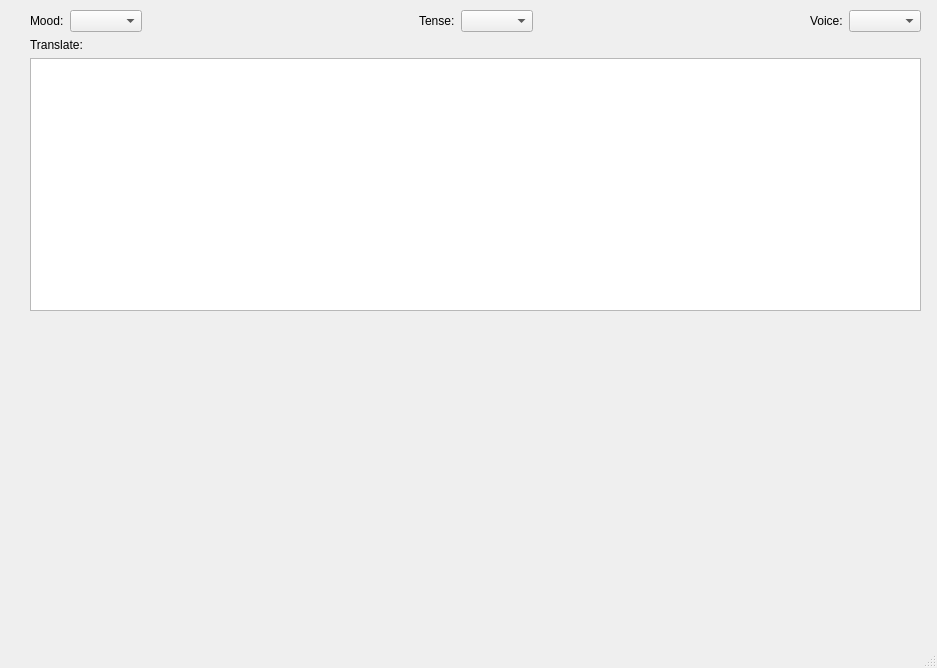
<?xml version="1.0" encoding="UTF-8"?>
<ui version="4.0">
 <class>MainWindow</class>
 <widget class="QMainWindow" name="MainWindow">
  <property name="geometry">
   <rect>
    <x>0</x>
    <y>0</y>
    <width>937</width>
    <height>668</height>
   </rect>
  </property>
  <property name="windowTitle">
   <string>MainWindow</string>
  </property>
  <widget class="QWidget" name="centralwidget">
   <widget class="QWidget" name="">
    <property name="geometry">
     <rect>
      <x>30</x>
      <y>10</y>
      <width>891</width>
      <height>301</height>
     </rect>
    </property>
    <layout class="QVBoxLayout" name="verticalLayout_2">
     <item>
      <layout class="QHBoxLayout" name="horizontalLayout">
       <item>
        <layout class="QHBoxLayout" name="horizontalLayout_mood">
         <item>
          <widget class="QLabel" name="label_mood">
           <property name="text">
            <string>Mood:</string>
           </property>
          </widget>
         </item>
         <item>
          <widget class="QComboBox" name="comboBox_mood"/>
         </item>
        </layout>
       </item>
       <item>
        <spacer name="horizontalSpacer">
         <property name="orientation">
          <enum>Qt::Horizontal</enum>
         </property>
         <property name="sizeHint" stdset="0">
          <size>
           <width>40</width>
           <height>20</height>
          </size>
         </property>
        </spacer>
       </item>
       <item>
        <layout class="QHBoxLayout" name="horizontalLayout_tense">
         <item>
          <widget class="QLabel" name="label_tense">
           <property name="text">
            <string>Tense:</string>
           </property>
          </widget>
         </item>
         <item>
          <widget class="QComboBox" name="comboBox_tense"/>
         </item>
        </layout>
       </item>
       <item>
        <spacer name="horizontalSpacer_2">
         <property name="orientation">
          <enum>Qt::Horizontal</enum>
         </property>
         <property name="sizeHint" stdset="0">
          <size>
           <width>40</width>
           <height>20</height>
          </size>
         </property>
        </spacer>
       </item>
       <item>
        <layout class="QHBoxLayout" name="horizontalLayout_voice">
         <item>
          <widget class="QLabel" name="label_voice">
           <property name="text">
            <string>Voice:</string>
           </property>
          </widget>
         </item>
         <item>
          <widget class="QComboBox" name="comboBox_voice"/>
         </item>
        </layout>
       </item>
      </layout>
     </item>
     <item>
      <layout class="QVBoxLayout" name="verticalLayout">
       <item>
        <widget class="QLabel" name="label_translate">
         <property name="text">
          <string>Translate:</string>
         </property>
        </widget>
       </item>
       <item>
        <widget class="QPlainTextEdit" name="plainTextEdit_main"/>
       </item>
      </layout>
     </item>
    </layout>
   </widget>
  </widget>
  <widget class="QMenuBar" name="menubar">
   <property name="geometry">
    <rect>
     <x>0</x>
     <y>0</y>
     <width>937</width>
     <height>24</height>
    </rect>
   </property>
  </widget>
  <widget class="QStatusBar" name="statusbar"/>
 </widget>
 <resources/>
 <connections/>
</ui>
